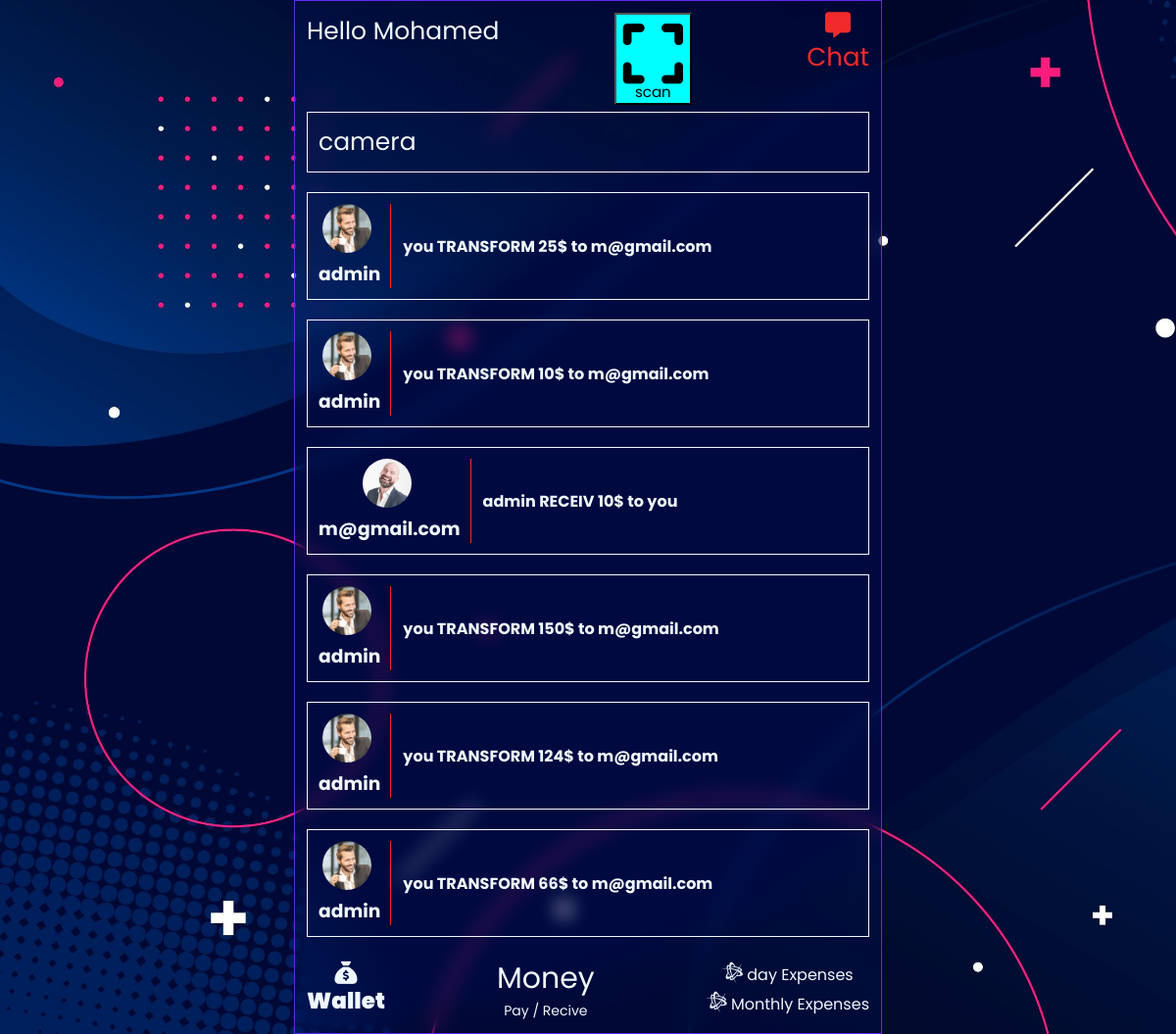
The app's page / (signed in) with its own data.
### payment/models.py (models this page shows, shortened)
class Pay(models.Model):
    STATUS=(
        ('PAY','PAY'),
        ('RECEIV','RECEIV'),
        ('TRANSFORM','TRANSFORM'),
    )
    amount_paid=models.IntegerField()
    sender = models.ForeignKey(Profile, on_delete=models.CASCADE, related_name='sent_payments')
    receiver = models.ForeignKey(Profile, on_delete=models.CASCADE, related_name='received_payments')
    status=models.CharField(max_length=12,choices=STATUS)
    time = models.TimeField(auto_now=True)

### accounts/models.py (models this page shows, shortened)
class Profile(models.Model):
    user=models.OneToOneField(User, verbose_name=_("user"), on_delete=models.CASCADE)
    phone=models.CharField(max_length=20,verbose_name=_("phone"))
    slug=models.SlugField(blank=True, null=True)
    image=models.ImageField(upload_to='profile/',blank=True, null=True)
    country=models.CharField(max_length=200,  null=True, choices=CountryField().choices + [('', 'Select Country')])
    adress=models.CharField(max_length=100)
    Token=models.CharField(max_length=500,blank=True, null=True)
    join_date=models.DateTimeField(verbose_name=_("Created At"), default=datetime.now)
    class Meta:
        verbose_name = _("Profile")
        verbose_name_plural = _("Profiles")
    def __str__(self):
        return '%s' %(self.user)
    def create_profile(sender ,*args, **kwargs):
        if kwargs['created']:
            user_profile=Profile.objects.create(user=kwargs['instance'])
    post_save.connect(create_profile , sender=User)

### payment/views.py (the view)
# urls.py: path('',views.home_page,name='home_page'),
def home_page(request):
    if request.user.is_authenticated:
        chats=Pay.objects.all()
        return render(request, "payment/index.html",{'chats':chats})
    else:
        return render(request, "payment/use_not_login.html")

### payment/templates/payment/index.html (shortened to what this page needs)
{% load static %}
<!DOCTYPE html>
<html lang="en">
    <head>
        <link rel="stylesheet" href="{% static 'style.css' %}">
        <link rel="stylesheet" href="https://cdnjs.cloudflare.com/ajax/libs/font-awesome/6.5.1/css/all.min.css">
        <link rel="stylesheet" href="https://cdnjs.cloudflare.com/ajax/libs/font-awesome/6.5.1/css/fontawesome.min.css">
    </head>
    <body>
        <div class="main">
            <div class="chat">
                <p>Hello Mohamed</p>
                <button id="scanButton" style="font-size: 15px;
                background: aqua;
                padding: 7px;padding-bottom: 0;"><span style="font-size: 35px;padding-top: 7px;
                    display: block;"><i class="fa-solid fa-expand fa-2xl"></i></span>scan</button>
                <a class="a-chat" href=""><i style="display: block;
                    text-align: center;" class="fa-solid fa-message"></i> Chat</a>
            </div>
            <div class="transform-you">
                <p>camera</p>
            </div>
            {% for chat in chats %}
                {% if chat.status == 'TRANSFORM' and chat.sender.id == request.user.id %}
                    <a href="" class="transform-you">
                        <div style="text-align: center;    border-right: 1px solid #ff2525;    padding-right: 10px;">
                            <img class="img" src="{% static 'person_1.jpg' %}" alt="">
                            <h3>{{chat.sender}}</h3>
                        </div>
                        <h4 style="align-items: center;margin-left:12px;
                        display: flex;">you {{chat.status}} {{chat.amount_paid}}$ to {{chat.receiver}}</h4>
                    </a>
                {% elif chat.status == 'RECEIV' and chat.receiver.id == request.user.id %}
                    <a href="" class="transform-to">
                        <div style="text-align: center;    border-right: 1px solid #ff2525;    padding-right: 10px;">
                            <img class="img" src="{% static 'person_2.jpg' %}" alt="">
                            <h3>{{chat.sender}}</h3>
                        </div>
                        <h4 style="align-items: center;margin-left:12px;
                        display: flex;">{{chat.receiver}} {{chat.status}} {{chat.amount_paid}}$ to you </h4>
                    </a>
                {% endif %}
            {% endfor %}
            <div class="expenses">
                <a class="wallet" href="{% url 'payment:wallet' %}"><i style="display: block;text-align: center;" class="fa-solid fa-sack-dollar"></i>Wallet</a>
                <div class="qrcode">
                    <p style="    font-size: 30px;">Money</p>
                    <div style="text-align: center;
                    font-size: 14px;">
                        <a href="{% url 'payment:pay_qr' %}">Pay</a>
                        <span>/</span>
                        <a href="{% url 'payment:trasform_qr' %}">Recive</a>
                    </div>
                </div>
                <div style="text-align: center;">
                    <a style="    display: block;margin-bottom:5px;" href="{% url 'payment:dayly_expenses' %}"><i style="font-size: 21px;" class="fa-brands fa-battle-net"></i> day Expenses</a>
                    <a style="    display: block;" href=""><i style="font-size: 21px;" class="fa-brands fa-battle-net"></i> Monthly Expenses</a>
                </div>
            </div>
        </div>
    </body>
</html>

### static/style.css (style rules this page uses)
* { margin: 0; padding: 0; box-sizing: border-box; font-family: "Poppins", sans-serif; }
body { min-height: 100vh; display: flex; align-items: center; justify-content: center; background-image: url(5172658.jpg); background-size: cover; }
.main { backdrop-filter: blur(10px); background-color: rgba(16, 50, 242, 0.05); color: aliceblue; width: 50%; padding: 12px; margin: 0 auto; border: 1px solid #602bf1; }
.chat { display: flex; width: 100%; justify-content: space-between; }
p { font-size: 25px; margin-top: 0; }
.a-chat { color: #f12b2b; font-size: 26px; text-decoration: none; }
.expenses { display: flex; align-items: center; justify-content: space-between; }
.img { height: 50px; width: 50px; margin-right: 5px; border-radius: 50%; -webkit-border-radius: 50%; -moz-border-radius: 50%; -ms-border-radius: 50%; -o-border-radius: 50%; }
.transform-you,.transform-to { border: 1px solid; padding: 11px; display: flex; margin-bottom: 20px; }
.transform-you { margin-top: 7px; }
a { text-decoration: none; color: aliceblue; }
.wallet { font-size: 23px; font-weight: 900; }

### records on screen
Pay: sender "admin", status "TRANSFORM", amount_paid "25", receiver "m@gmail.com"
Pay: sender "admin", status "TRANSFORM", amount_paid "10", receiver "m@gmail.com"
Pay: sender "m@gmail.com", receiver "admin", status "RECEIV", amount_paid "10"
Pay: sender "admin", status "TRANSFORM", amount_paid "150", receiver "m@gmail.com"
Pay: sender "admin", status "TRANSFORM", amount_paid "124", receiver "m@gmail.com"
Pay: sender "admin", status "TRANSFORM", amount_paid "66", receiver "m@gmail.com"
